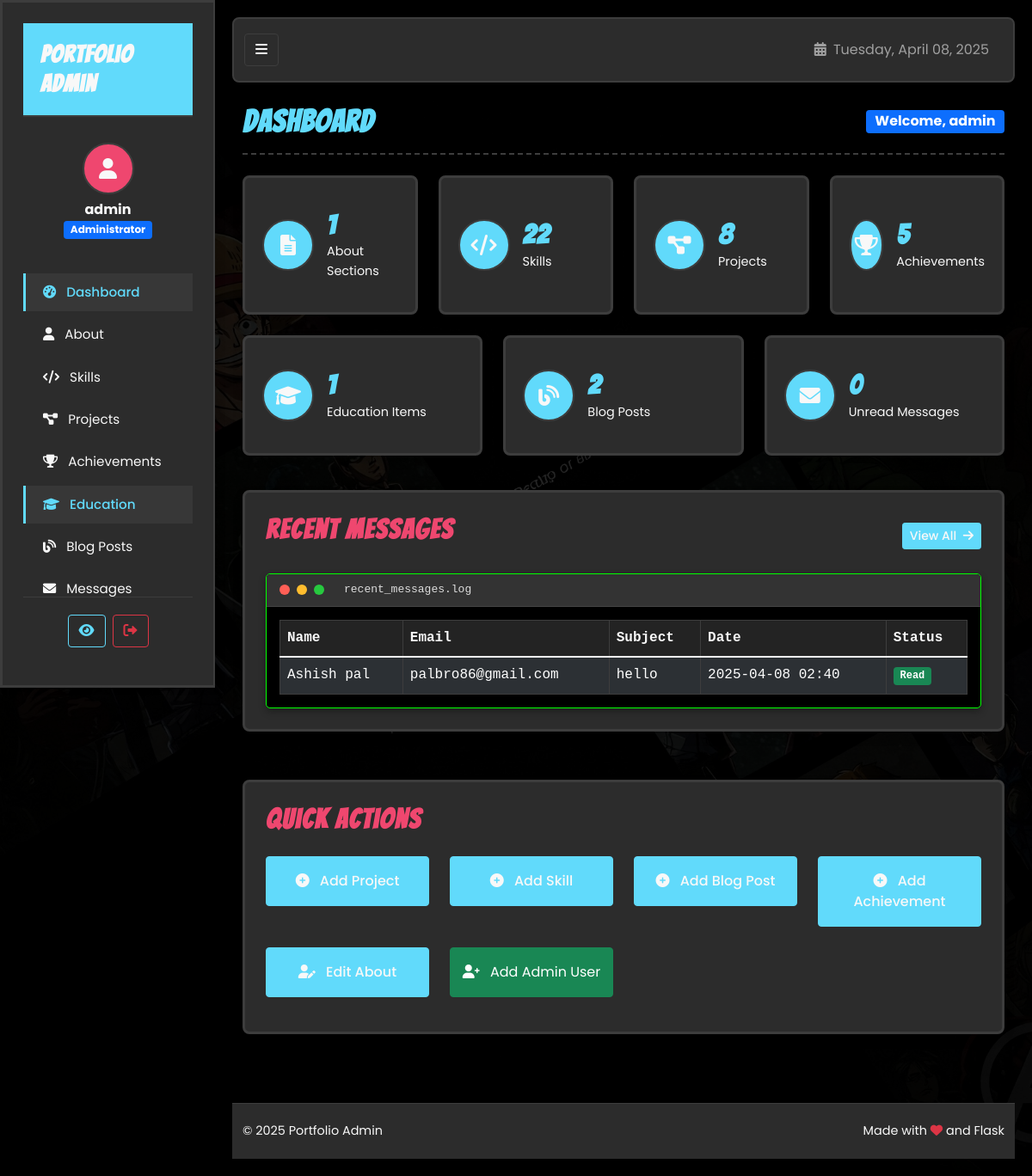
The app's page /admin (signed in) with its own data.
### tables this page shows
CREATE TABLE User (
        id INTEGER PRIMARY KEY AUTOINCREMENT,
        username TEXT UNIQUE NOT NULL,
        password TEXT NOT NULL,
        is_admin INTEGER DEFAULT 0
    );

CREATE TABLE Contact (
        id INTEGER PRIMARY KEY AUTOINCREMENT,
        name TEXT NOT NULL,
        email TEXT NOT NULL,
        subject TEXT NOT NULL,
        message TEXT NOT NULL,
        created_at TIMESTAMP DEFAULT CURRENT_TIMESTAMP,
        is_read INTEGER DEFAULT 0
    );

### app_sqlite.py (the view)
    def wrapped_view(**kwargs):
        if 'user_id' not in session:
            flash('Please log in to access this page.', 'warning')
            return redirect(url_for('login'))
        db = get_db()
        user = db.execute('SELECT * FROM User WHERE id = ?', (session['user_id'],)).fetchone()
        if not user or not user['is_admin']:
            flash('You do not have permission to access this page.', 'danger')
            return redirect(url_for('index'))
        return view(**kwargs)

### templates/admin/dashboard.html (shortened to what this page needs)
{% extends "admin/layout.html" %}
{% block content %}
<div class="admin-dashboard">
    <div class="page-header d-flex justify-content-between align-items-center mb-4">
        <h1 class="bangers-font">Dashboard</h1>
        <span class="badge bg-primary fs-6">Welcome, {{ current_user.username }}</span>
    </div>
    <div class="row">
        <div class="col-md-3 mb-4">
            <div class="comic-panel stats-card">
                <div class="stats-icon">
                    <i class="fas fa-file-alt"></i>
                </div>
                <div class="stats-info">
                    <h3 class="stats-number">{{ stats.about_count }}</h3>
                    <p class="stats-label">About Sections</p>
                </div>
            </div>
        </div>
        <div class="col-md-3 mb-4">
            <div class="comic-panel stats-card">
                <div class="stats-icon">
                    <i class="fas fa-code"></i>
                </div>
                <div class="stats-info">
                    <h3 class="stats-number">{{ stats.skills_count }}</h3>
                    <p class="stats-label">Skills</p>
                </div>
            </div>
        </div>
        <div class="col-md-3 mb-4">
            <div class="comic-panel stats-card">
                <div class="stats-icon">
                    <i class="fas fa-project-diagram"></i>
                </div>
                <div class="stats-info">
                    <h3 class="stats-number">{{ stats.projects_count }}</h3>
                    <p class="stats-label">Projects</p>
                </div>
            </div>
        </div>
        <div class="col-md-3 mb-4">
            <div class="comic-panel stats-card">
                <div class="stats-icon">
                    <i class="fas fa-trophy"></i>
                </div>
                <div class="stats-info">
                    <h3 class="stats-number">{{ stats.achievements_count }}</h3>
                    <p class="stats-label">Achievements</p>
                </div>
            </div>
        </div>
    </div>
    <div class="row">
        <div class="col-md-4 mb-4">
            <div class="comic-panel stats-card">
                <div class="stats-icon">
                    <i class="fas fa-graduation-cap"></i>
                </div>
                <div class="stats-info">
                    <h3 class="stats-number">{{ stats.education_count }}</h3>
                    <p class="stats-label">Education Items</p>
                </div>
            </div>
        </div>
        <div class="col-md-4 mb-4">
            <div class="comic-panel stats-card">
                <div class="stats-icon">
                    <i class="fas fa-blog"></i>
                </div>
                <div class="stats-info">
                    <h3 class="stats-number">{{ stats.blog_posts_count }}</h3>
                    <p class="stats-label">Blog Posts</p>
                </div>
            </div>
        </div>
        <div class="col-md-4 mb-4">
            <div class="comic-panel stats-card {% if stats.unread_messages > 0 %}highlight-card{% endif %}">
                <div class="stats-icon">
                    <i class="fas fa-envelope"></i>
                </div>
                <div class="stats-info">
                    <h3 class="stats-number">{{ stats.unread_messages }}</h3>
                    <p class="stats-label">Unread Messages</p>
                </div>
            </div>
        </div>
    </div>
    <div class="row mt-3">
        <div class="col-md-12">
            <div class="comic-panel">
                <div class="d-flex justify-content-between align-items-center mb-3">
                    <h2 class="bangers-font">Recent Messages</h2>
                    <a href="{{ url_for('admin_messages') }}" class="btn btn-sm btn-primary">
                        View All <i class="fas fa-arrow-right ms-1"></i>
                    </a>
                </div>
                <div class="terminal-box">
                    <div class="terminal-header">
                        <div class="terminal-buttons">
                            <span class="terminal-btn red"></span>
                            <span class="terminal-btn yellow"></span>
                            <span class="terminal-btn green"></span>
                        </div>
                        <div class="terminal-title">recent_messages.log</div>
                    </div>
                    <div class="terminal-body">
                        {% if recent_messages %}
                            <table class="table table-dark table-striped table-bordered table-responsive-md mb-0">
                                <thead>
                                    <tr>
                                        <th>Name</th>
                                        <th>Email</th>
                                        <th>Subject</th>
                                        <th>Date</th>
                                        <th>Status</th>
                                    </tr>
                                </thead>
                                <tbody>
                                    {% for message in recent_messages %}
                                        <tr class="{% if not message.is_read %}unread-row{% endif %}">
                                            <td>{{ message.name }}</td>
                                            <td>{{ message.email }}</td>
                                            <td>{{ message.subject }}</td>
                                            <td>{{ message.created_at.strftime('%Y-%m-%d %H:%M') }}</td>
                                            <td>
                                                {% if message.is_read %}
                                                    <span class="badge bg-success">Read</span>
                                                {% else %}
                                                    <span class="badge bg-warning text-dark">Unread</span>
                                                {% endif %}
                                            </td>
                                        </tr>
                                    {% endfor %}
                                </tbody>
                            </table>
                        {% else %}
                            <div class="terminal-text text-center py-3">
                                <p class="mb-0">No messages yet.</p>
                            </div>
                        {% endif %}
                    </div>
                </div>
            </div>
        </div>
    </div>
    <div class="row mt-4">
        <div class="col-12">
            <div class="comic-panel">
                <h2 class="bangers-font mb-4">Quick Actions</h2>
                <div class="row">
                    <div class="col-md-3 mb-3">
                        <a href="{{ url_for('admin_add_project') }}" class="btn btn-primary d-block py-3">
                            <i class="fas fa-plus-circle me-2"></i> Add Project
                        </a>
                    </div>
                    <div class="col-md-3 mb-3">
                        <a href="{{ url_for('admin_add_skill') }}" class="btn btn-primary d-block py-3">
                            <i class="fas fa-plus-circle me-2"></i> Add Skill
                        </a>
                    </div>
                    <div class="col-md-3 mb-3">
                        <a href="{{ url_for('admin_add_blog_post') }}" class="btn btn-primary d-block py-3">
                            <i class="fas fa-plus-circle me-2"></i> Add Blog Post
                        </a>
                    </div>
                    <div class="col-md-3 mb-3">
                        <a href="{{ url_for('admin_add_achievement') }}" class="btn btn-primary d-block py-3">
                            <i class="fas fa-plus-circle me-2"></i> Add Achievement
                        </a>
                    </div>
                </div>
                <div class="row mt-2">
                    <div class="col-md-3 mb-3">
                        <a href="{{ url_for('admin_about') }}" class="btn btn-primary d-block py-3">
                            <i class="fas fa-user-edit me-2"></i> Edit About
                        </a>
                    </div>
                    <div class="col-md-3 mb-3">
                        <a href="{{ url_for('add_admin') }}" class="btn btn-success d-block py-3">
                            <i class="fas fa-user-plus me-2"></i> Add Admin User
                        </a>
                    </div>
                </div>
            </div>
        </div>
    </div>
</div>
{% endblock %}

### templates/admin/layout.html (shortened to what this page needs)
<!DOCTYPE html>
<html lang="en">
<head>
    <link rel="stylesheet" href="https://cdnjs.cloudflare.com/ajax/libs/font-awesome/6.0.0/css/all.min.css">
    <link href="https://cdn.jsdelivr.net/npm/bootstrap@5.1.3/dist/css/bootstrap.min.css" rel="stylesheet">
    <link rel="stylesheet" href="{{ url_for('static', filename='css/style.css') }}">
    <link rel="stylesheet" href="{{ url_for('static', filename='css/admin.css') }}">
</head>
<body class="admin-body">
    <div class="admin-wrapper">
        <nav id="sidebar" class="comic-panel">
            <div class="sidebar-header">
                <h3 class="bangers-font">Portfolio Admin</h3>
            </div>
            <div class="sidebar-user text-center mb-4">
                <div class="user-avatar">
                    <i class="fas fa-user"></i>
                </div>
                <div class="user-info mt-2">
                    <h5 class="mb-0">{{ current_user.username }}</h5>
                    <span class="badge bg-primary">Administrator</span>
                </div>
            </div>
            <ul class="nav flex-column">
                <li class="nav-item">
                    <a href="{{ url_for('admin_dashboard') }}" class="nav-link {% if request.endpoint == 'admin_dashboard' %}active{% endif %}">
                        <i class="fas fa-tachometer-alt me-2"></i> Dashboard
                    </a>
                </li>
                <li class="nav-item">
                    <a href="{{ url_for('admin_about') }}" class="nav-link {% if 'about' in request.endpoint %}active{% endif %}">
                        <i class="fas fa-user me-2"></i> About
                    </a>
                </li>
                <li class="nav-item">
                    <a href="{{ url_for('admin_skills') }}" class="nav-link {% if 'skill' in request.endpoint %}active{% endif %}">
                        <i class="fas fa-code me-2"></i> Skills
                    </a>
                </li>
                <li class="nav-item">
                    <a href="{{ url_for('admin_projects') }}" class="nav-link {% if 'project' in request.endpoint %}active{% endif %}">
                        <i class="fas fa-project-diagram me-2"></i> Projects
                    </a>
                </li>
                <li class="nav-item">
                    <a href="{{ url_for('admin_achievements') }}" class="nav-link {% if 'achievement' in request.endpoint %}active{% endif %}">
                        <i class="fas fa-trophy me-2"></i> Achievements
                    </a>
                </li>
                <li class="nav-item">
                    <a href="{{ url_for('admin_dashboard') }}" class="nav-link {% if 'education' in request.endpoint %}active{% endif %}">
                        <i class="fas fa-graduation-cap me-2"></i> Education
                    </a>
                </li>
                <li class="nav-item">
                    <a href="{{ url_for('admin_blog') }}" class="nav-link {% if 'blog' in request.endpoint %}active{% endif %}">
                        <i class="fas fa-blog me-2"></i> Blog Posts
                    </a>
                </li>
                <li class="nav-item">
                    <a href="{{ url_for('admin_messages') }}" class="nav-link {% if 'message' in request.endpoint %}active{% endif %}">
                        <i class="fas fa-envelope me-2"></i> Messages
                    </a>
                </li>
                <li class="nav-item">
                    <a href="{{ url_for('admin_logger') }}" class="nav-link {% if 'logger' in request.endpoint %}active{% endif %}">
                    </a>
                </li>
            </ul>
            <div class="sidebar-footer">
                <div class="d-flex">
                    <a href="{{ url_for('index') }}" class="btn btn-outline-primary me-2"
                       title="View Site" data-bs-toggle="tooltip" data-bs-placement="top">
                        <i class="fas fa-eye"></i>
                    </a>
                    <a href="{{ url_for('logout') }}" class="btn btn-outline-danger"
                       title="Logout" data-bs-toggle="tooltip" data-bs-placement="top">
                        <i class="fas fa-sign-out-alt"></i>
                    </a>
                </div>
            </div>
        </nav>
        <div id="content">
            <nav class="navbar navbar-expand navbar-dark mb-4">
                <div class="container-fluid">
                    <button id="sidebarCollapse" class="btn btn-dark d-none d-md-block">
                        <i class="fas fa-bars"></i>
                    </button>
                    <div class="ms-auto d-flex">
                        <div class="navbar-text me-3">
                            <i class="fas fa-calendar-alt me-1"></i> {{ now.strftime('%A, %B %d, %Y') }}
                        </div>
                    </div>
                </div>
            </nav>
            <div class="container-fluid">
                {% block content %}{% endblock %}
            </div>
            <footer class="footer mt-5">
                <div class="container-fluid">
                    <div class="d-flex flex-column flex-md-row justify-content-between align-items-center">
                        <div class="text-center text-md-start mb-2 mb-md-0">
                            <span>&copy; {{ now.year }} Portfolio Admin</span>
                        </div>
                        <div class="text-center text-md-end">
                            <span>Made with <i class="fas fa-heart text-danger"></i> and Flask</span>
                        </div>
                    </div>
                </div>
            </footer>
        </div>
    </div>
</body>
</html>

### records on screen
User: username "admin"
Contact: name "Ashish pal", email "palbro86@gmail.com", subject "hello", created_at "2025-04-08 02:40", is_read "Read"

### other values on screen
{{ stats.about_count }} "1"
{{ stats.skills_count }} "22"
{{ stats.projects_count }} "8"
{{ stats.achievements_count }} "5"
{{ stats.education_count }} "1"
{{ stats.blog_posts_count }} "2"
{{ stats.unread_messages }} "0"
